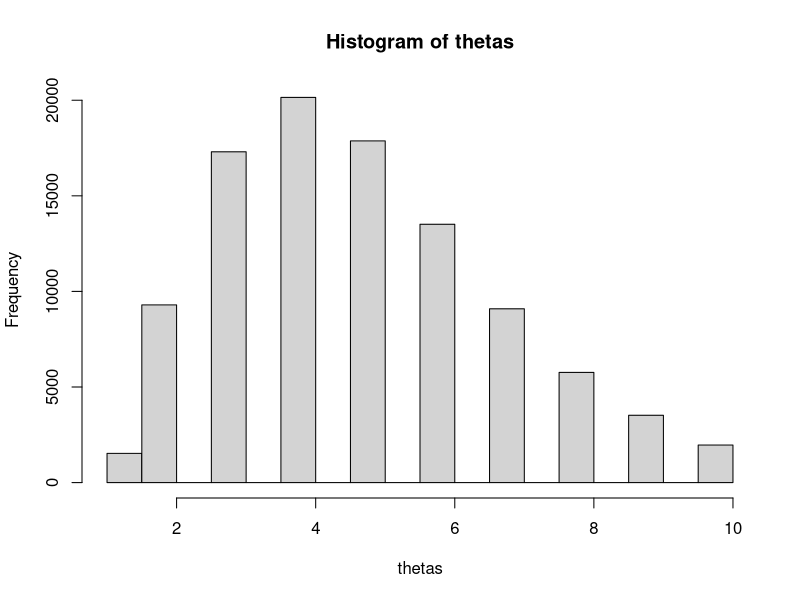

Source code (R):
## Approximate Bayesian Computation (ABC)

# Rejection algorithm
N <- 1e5
y <- 4
simulate <- function(param) rpois(n=1, lambda=param)

thetas <- c()
while (length(thetas) <= N) {

	# 1. draw from prior (discrete, bounded, uniform)
	theta <- sample(0:10, 1)

	# 2. simulate observations
	ysim <- simulate(theta)

	# 3. accept/reject
	if (ysim == y) thetas <- c(thetas, theta)

}
hist(thetas)
quantile(thetas, c(0.025,0.25,0.5,0.75,0.975))
